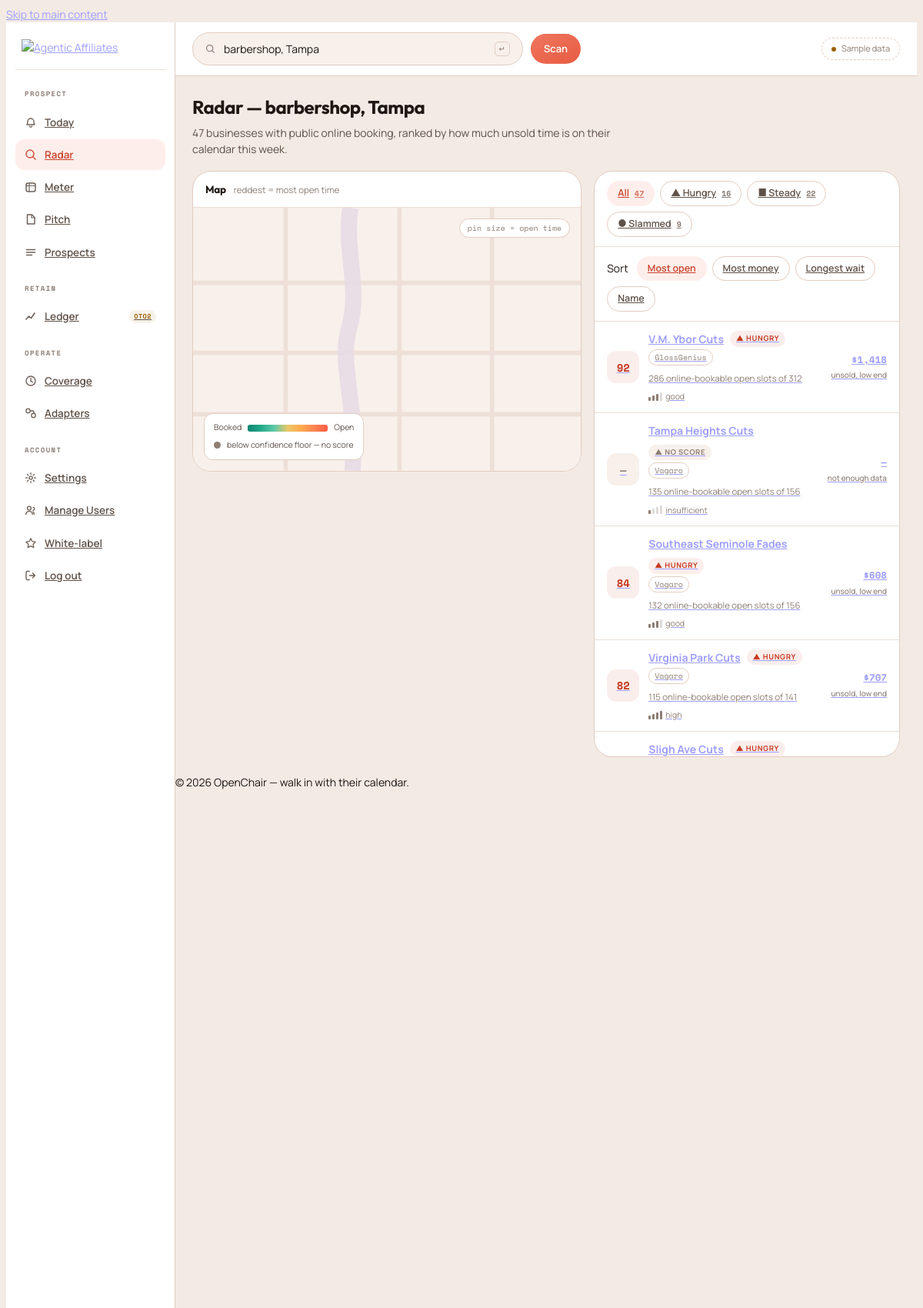
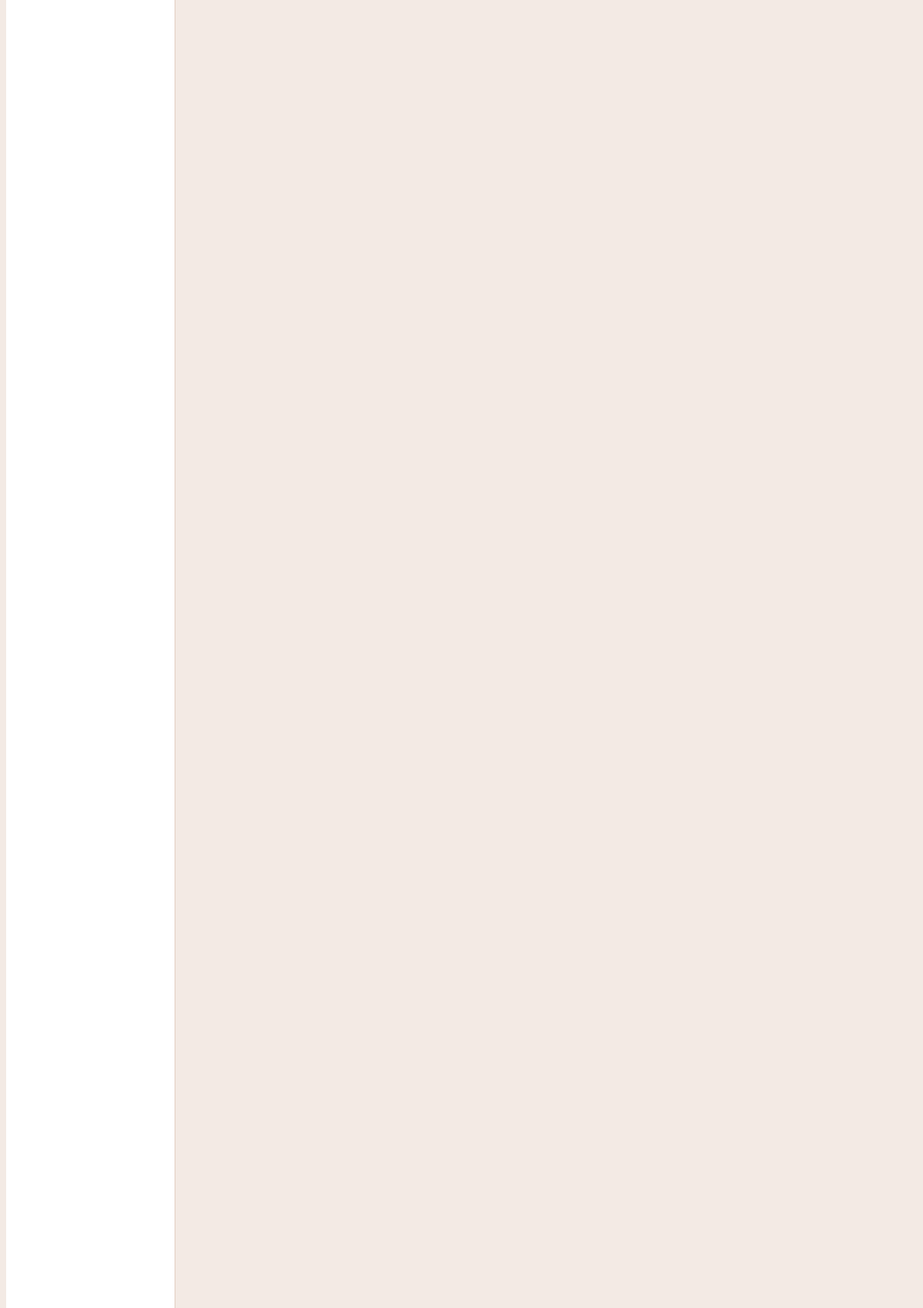
The app's page /engine/openchair/radar (signed in, upper part) with its own data (2 pictures, top to bottom).
### tables this page shows
CREATE TABLE IF NOT EXISTS `oc_business` (
  `id`                    int(11)      NOT NULL AUTO_INCREMENT,
  `platform_id`           int(11)      NOT NULL,                   
  `platform_business_key` varchar(191) NOT NULL,                   
  `canonical_id`          int(11)      DEFAULT NULL,               
  `dedupe_key`            char(40)     DEFAULT NULL,               
  `name`                  varchar(191) DEFAULT NULL,
  `booking_url`           varchar(512) DEFAULT NULL,               
  `website`               varchar(512) DEFAULT NULL,
  `phone`                 varchar(32)  DEFAULT NULL,               
  `email`                 varchar(191) DEFAULT NULL,
  `address_line`          varchar(255) DEFAULT NULL,
  `city`                  varchar(120) DEFAULT NULL,
  `region_code`           varchar(8)   DEFAULT NULL,               
  `country_code`          char(2)      DEFAULT NULL,
  `postal_code`           varchar(16)  DEFAULT NULL,
  `city_key`              varchar(80)  NOT NULL DEFAULT '',        
  `niche_key`             varchar(48)  NOT NULL DEFAULT '',        
  `lat`                   decimal(9,6) DEFAULT NULL,
  `lng`                   decimal(9,6) DEFAULT NULL,
  `timezone`              varchar(64)  NOT NULL DEFAULT 'UTC',     
  `staff_count`           smallint(6)  DEFAULT NULL,               
  `slot_minutes`          smallint(6)  DEFAULT NULL,
  `avg_price_cents`       int(11)      DEFAULT NULL,               
  `price_source`          enum('menu','niche_default','manual') NOT NULL DEFAULT 'niche_default',
  `currency`              char(3)      NOT NULL DEFAULT 'USD',
  `rating`                decimal(2,1) DEFAULT NULL,
  `review_count`          int(11)      DEFAULT NULL,
  `status`                enum('active','paused','unreachable','gone','merged','suppressed') NOT NULL DEFAULT 'active',
  `first_seen_at`         datetime     DEFAULT NULL,
  `last_scan_at`          datetime     DEFAULT NULL,
  `last_good_scan_at`     datetime     DEFAULT NULL,
  `consecutive_failures`  smallint(6)  NOT NULL DEFAULT 0,         
   
  `latest_observed_on`      date       DEFAULT NULL,
  `latest_vacancy_bp`       smallint(5) unsigned DEFAULT NULL,     
  `latest_open_slots`       mediumint(9) DEFAULT NULL,
  `latest_bookable_slots`   mediumint(9) DEFAULT NULL,
  `latest_empty_chair_cents` int(11)   DEFAULT NULL,               
  `latest_days_to_next`     smallint(6) DEFAULT NULL,              
  `latest_bucket`           enum('hungry','neutral','slammed') DEFAULT NULL,
  `latest_confidence`       tinyint(3) unsigned DEFAULT NULL,      
   
  `suppressed_at`         datetime     DEFAULT NULL,               
  `suppression_reason`    varchar(191) DEFAULT NULL,
  `created_at`            datetime     NOT NULL DEFAULT current_timestamp(),
  `updated_at`            datetime     NOT NULL DEFAULT current_timestamp() ON UPDATE current_timestamp(),
  PRIMARY KEY (`id`),
   
  UNIQUE KEY `uq_biz_platform` (`platform_id`,`platform_business_key`),
   
  KEY `idx_biz_market_vacancy` (`city_key`,`niche_key`,`status`,`latest_vacancy_bp`),
   
  KEY `idx_biz_market_next`    (`city_key`,`niche_key`,`status`,`latest_days_to_next`),
   
  KEY `idx_biz_market_bucket`  (`city_key`,`niche_key`,`latest_bucket`,`latest_vacancy_bp`),
  KEY `idx_biz_geo`            (`country_code`,`region_code`,`city`),
  KEY `idx_biz_dedupe`         (`dedupe_key`),
  KEY `idx_biz_canonical`      (`canonical_id`),
  KEY `idx_biz_scan_due`       (`status`,`last_scan_at`),          
  CONSTRAINT `fk_biz_platform`  FOREIGN KEY (`platform_id`)  REFERENCES `oc_platform` (`id`) ON DELETE RESTRICT,
  CONSTRAINT `fk_biz_canonical` FOREIGN KEY (`canonical_id`) REFERENCES `oc_business` (`id`) ON DELETE SET NULL
);

CREATE TABLE IF NOT EXISTS `oc_platform` (
  `id`                      int(11)      NOT NULL AUTO_INCREMENT,
  `platform_key`            varchar(32)  NOT NULL,                 
  `name`                    varchar(80)  NOT NULL,
  `vertical`                enum('beauty','fitness','clinic','home_services','restaurant','other') NOT NULL DEFAULT 'other',
  `adapter_version`         varchar(20)  DEFAULT NULL,             
  `grid_horizon_days`       tinyint(4)   NOT NULL DEFAULT 14,      
  `slot_minutes`            smallint(6)  NOT NULL DEFAULT 30,      
  `supports_staff`          tinyint(1)   NOT NULL DEFAULT 1,       
  `supports_capacity`       tinyint(1)   NOT NULL DEFAULT 0,       
  `supports_next_available` tinyint(1)   NOT NULL DEFAULT 1,       
  `supports_prices`         tinyint(1)   NOT NULL DEFAULT 1,       
  `rate_limit_rpm`          smallint(6)  NOT NULL DEFAULT 20,      
  `min_scan_interval_hours` smallint(6)  NOT NULL DEFAULT 24,      
  `requires_headless`       tinyint(1)   NOT NULL DEFAULT 1,       
  `enabled`                 tinyint(1)   NOT NULL DEFAULT 1,
  `tier`                    enum('fe','oto1','backend') NOT NULL DEFAULT 'fe',  
  `notes`                   varchar(255) DEFAULT NULL,
  `created_at`              datetime     NOT NULL DEFAULT current_timestamp(),
  `updated_at`              datetime     NOT NULL DEFAULT current_timestamp() ON UPDATE current_timestamp(),
  PRIMARY KEY (`id`),
  UNIQUE KEY `uq_platform_key` (`platform_key`),
  KEY `idx_platform_enabled` (`enabled`,`tier`)
);

### engine/application/modules/openchair/views/pages/radar.php (the view, shortened to what the rows shown need)
<div class="page">
  <div class="pagehead">
    <div>
      <h1>Radar &mdash; barbershop, Tampa</h1>
    </div>
  </div>
  <div class="split">
    <div class="panel">
      <div class="panel-head">
        <h2>Map</h2>
      </div>
    </div>
    <div class="panel">
      <div class="list">
        <?php foreach ($businesses as $b):
          $cls   = oc_bucket_class($b->latest_bucket, $b->latest_confidence);
          $score = oc_score_or_gap($b->latest_vacancy_bp, $b->latest_confidence);
          $low   = oc_below_floor($b->latest_confidence);
        ?>
          <a class="row" href="<?= site_url('openchair/business/' . (int) $b->id) ?>">
            <span class="score <?= $cls ?>"><?= html_escape($score) ?></span>
            <span>
              <span class="row-name">
                <?= html_escape($b->name) ?>
                <span class="bucket <?= $cls ?>"><?= oc_bucket_glyph($b->latest_bucket) ?> <?= html_escape(oc_bucket_label($low ? null : $b->latest_bucket)) ?></span>
              </span>
              <span class="row-meta">
                <span class="plat"><?= html_escape($b->platform_name ?: '—') ?></span>
                <?= html_escape(oc_slots_phrase($b->latest_open_slots)) ?> of <?= number_format((int) $b->latest_bookable_slots) ?>
                <span class="conf"><?= oc_confidence_bars($b->latest_confidence) ?> <?= html_escape(oc_confidence_band($b->latest_confidence)) ?></span>
              </span>
            </span>
            <span class="row-money">
              <?php if ($low): ?>
                &mdash;<small>not enough data</small>
              <?php else: ?>
                <?= html_escape(oc_money($b->latest_empty_chair_cents)) ?><small>unsold, low end</small>
              <?php endif; ?>
            </span>
          </a>
        <?php endforeach; ?>
      </div>
    </div>
  </div>
</div>

### engine/application/modules/openchair/helpers/oc_format_helper.php (shortened to what the rows shown need)
<?php
if (!function_exists('oc_money')) {
    function oc_money($cents)
    {
        return '$' . number_format((int) round($cents / 100));
    }
}
if (!function_exists('oc_below_floor')) {
    function oc_below_floor($confidence)
    {
        return (int) $confidence < (int) get_instance()->config->item('oc_confidence_floor');
    }
}
if (!function_exists('oc_score_or_gap')) {
    function oc_score_or_gap($vacancy_bp, $confidence)
    {
        if (oc_below_floor($confidence) || $vacancy_bp === null) { return '—'; }
        return (string) (int) round($vacancy_bp / 100);
    }
}
if (!function_exists('oc_bucket_label')) {
    function oc_bucket_label($bucket)
    {
        switch ($bucket) {
            case 'hungry':  return 'Hungry';
            case 'slammed': return 'Slammed';
            case 'neutral': return 'Steady';
            default:        return 'No score';
        }
    }
}
if (!function_exists('oc_bucket_class')) {
    function oc_bucket_class($bucket, $confidence = null)
    {
        if ($confidence !== null && oc_below_floor($confidence)) { return 'low'; }
        switch ($bucket) {
            case 'hungry':  return 'hot';
            case 'slammed': return 'cool';
            case 'neutral': return 'mid';
        }
    }
}
if (!function_exists('oc_bucket_glyph')) {
    function oc_bucket_glyph($bucket)
    {
        switch ($bucket) {
            case 'hungry':  return '▲';
            case 'slammed': return '●';
            case 'neutral': return '■';
        }
    }
}
if (!function_exists('oc_confidence_band')) {
    function oc_confidence_band($confidence)
    {
        if (oc_below_floor($confidence)) { return 'insufficient'; }
        if ($confidence >= 80) { return 'high'; }
        if ($confidence >= 60) { return 'good'; }
        return 'fair';
    }
}
if (!function_exists('oc_confidence_bars')) {
    function oc_confidence_bars($confidence)
    {
        $c  = (int) $confidence;
        $on = $c >= 80 ? 4 : ($c >= 60 ? 3 : ($c >= 45 ? 2 : 1));
        $h  = '<span class="confbars" aria-hidden="true">';
        for ($i = 1; $i <= 4; $i++) {
            $h .= '<i class="' . ($i <= $on ? '' : 'off') . '" style="height:' . (3 + $i * 2) . 'px"></i>';
        }
        return $h . '</span>';
    }
}
if (!function_exists('oc_unit')) {
    function oc_unit()
    {
        return (string) get_instance()->config->item('oc_unit_label');
    }
}
if (!function_exists('oc_slots_phrase')) {
    function oc_slots_phrase($open)
    {
        return number_format((int) $open) . ' ' . oc_unit();
    }
}

### records on screen
oc_business: score "92", name "V.M. Ybor Cuts", latest_bucket "▲", oc_bucket_label($low ? null : $b->latest_bucket) "HUNGRY", platform.name "GlossGenius", latest_open_slots "286 online-bookable open slots", latest_bookable_slots "312", latest_confidence "good", latest_empty_chair_cents "$1,418"
oc_business: score "—", name "Tampa Heights Cuts", latest_bucket "▲", latest_confidence "NO SCORE", platform.name "Vagaro", latest_open_slots "135 online-bookable open slots", latest_bookable_slots "156", latest_confidence "insufficient", shows "not enough data"
oc_business: score "84", name "Southeast Seminole Fades", latest_bucket "▲", oc_bucket_label($low ? null : $b->latest_bucket) "HUNGRY", platform.name "Vagaro", latest_open_slots "132 online-bookable open slots", latest_bookable_slots "156", latest_confidence "good", latest_empty_chair_cents "$608"
oc_business: score "82", name "Virginia Park Cuts", latest_bucket "▲", oc_bucket_label($low ? null : $b->latest_bucket) "HUNGRY", platform.name "Vagaro", latest_open_slots "115 online-bookable open slots", latest_bookable_slots "141", latest_confidence "high", latest_empty_chair_cents "$707"
oc_business: name "Sligh Ave Cuts", latest_bucket "▲", oc_bucket_label($low ? null : $b->latest_bucket) "HUNGRY"

### other values on screen
$label "PROSPECT"
$it[1] "Today"
$it[1] "Radar"
$it[1] "Meter"
$it[1] "Pitch"
$it[1] "Prospects"
$label "RETAIN"
$it[1] "Ledger"
$it[3] "OTO2"
$label "OPERATE"
$it[1] "Coverage"
$it[1] "Adapters"
count($businesses) "47"
array_sum($counts) "47"
$counts['hungry'] "16"
